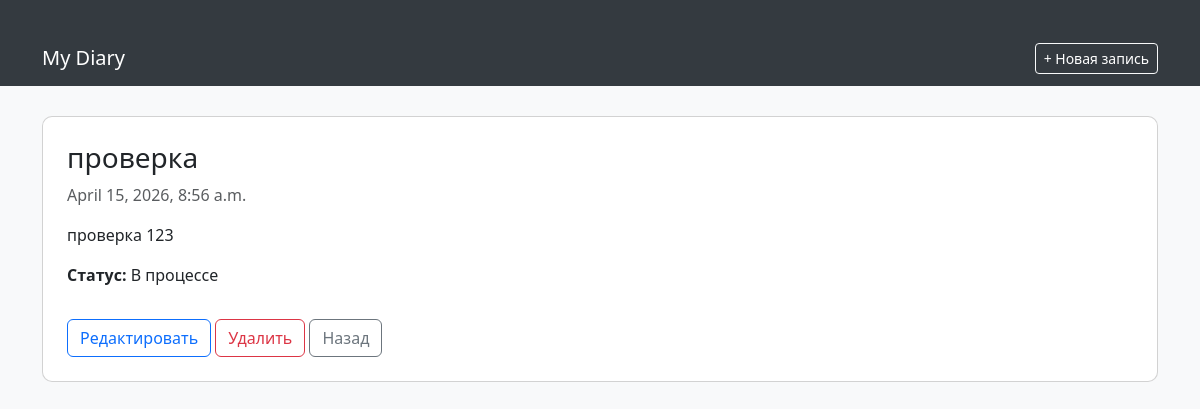
Page /2/ on the committed database.
### entries/models.py (models this page shows, shortened)
class Entry(models.Model):
    STATUS_CHOICES = [
        ("new", "Новая"),
        ("progress", "В процессе"),
        ("done", "Завершена"),
    ]
    title = models.CharField(max_length=200)
    content = models.TextField()
    date_created = models.DateTimeField(default=timezone.now)
    time_limit = models.DateTimeField(null=True, blank=True)
    status = models.CharField(
        max_length=20,
        choices=STATUS_CHOICES,
        default = "new",
    )
    class Meta:
        verbose_name_plural = 'Entries'

### entries/views.py (the view)
# urls.py: path("<int:pk>/", EntryDetailView.as_view(), name="entry_detail"),
class EntryDetailView(DetailView):
    model = Entry
    template_name = "entries/entry_detail.html"
    context_object_name = "entry"

### entries/templates/entries/entry_detail.html (shortened to what this page needs)
{% extends 'base.html' %}
{% block content %}
<div class="card p-4">
    <h3>{{ entry.title }}</h3>
    <p class="text-muted">
        {{ entry.date_created }}
    </p>
    <p>{{ entry.content }}</p>
    <p>
        <strong>Статус:</strong> {{ entry.get_status_display }}
    </p>
    <div class="mt-3">
        <a href="{% url 'entry_edit' entry.id %}" class="btn btn-outline-primary">Редактировать</a>
        <a href="{% url 'entry_delete' entry.id %}" class="btn btn-outline-danger">Удалить</a>
        <a href="{% url 'entry_list' %}" class="btn btn-outline-secondary">Назад</a>
    </div>
</div>
{% endblock %}

### entries/templates/base.html (style rules this page uses)
body { background-color: #f8f9fa; }
.card { border-radius: 10px; }

### rows in the picture
Entry: title "проверка", date_created "April 15, 2026, 8:56 a.m.", content "проверка 123", status "В процессе"
